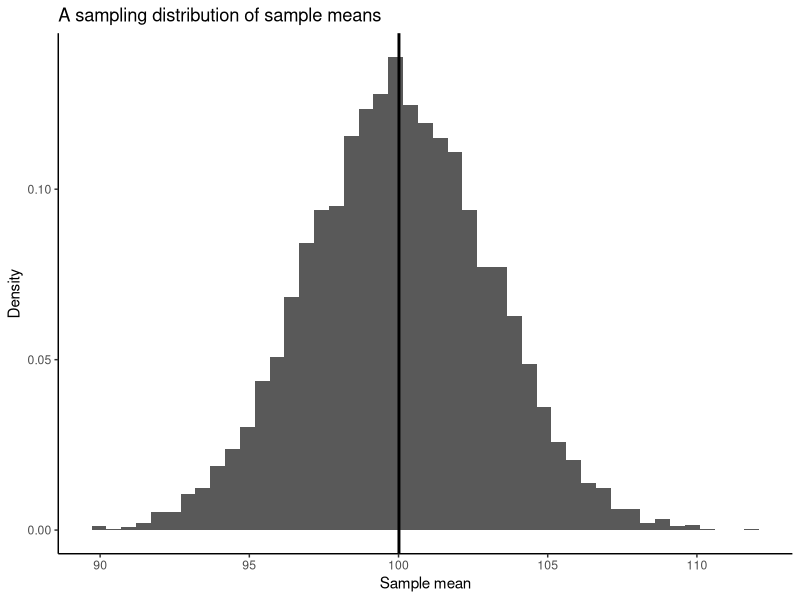
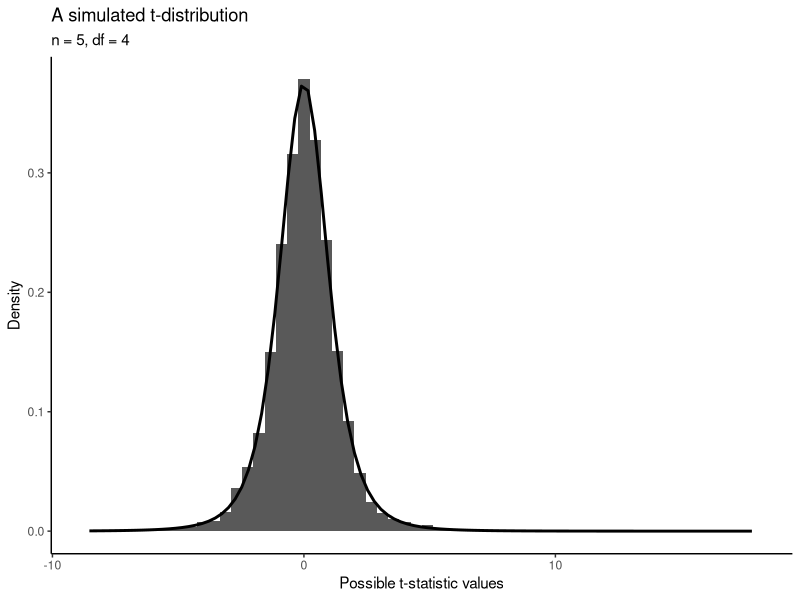
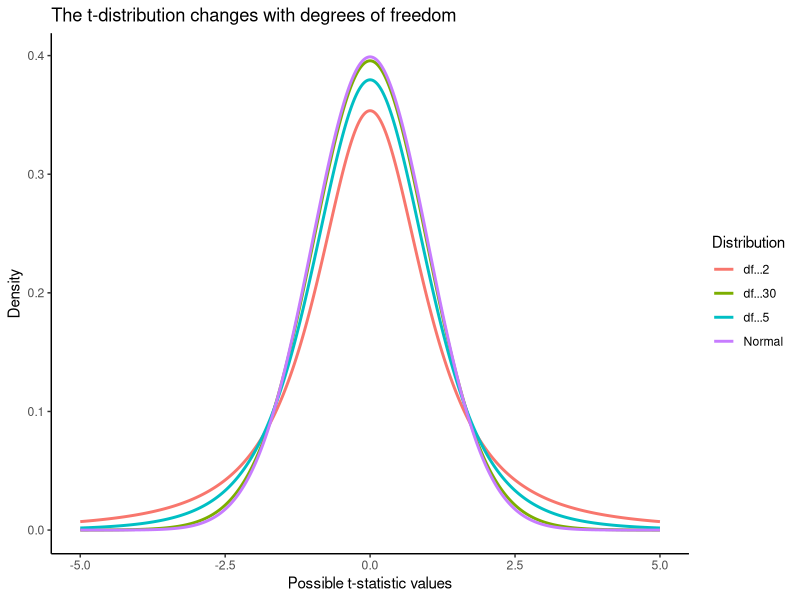
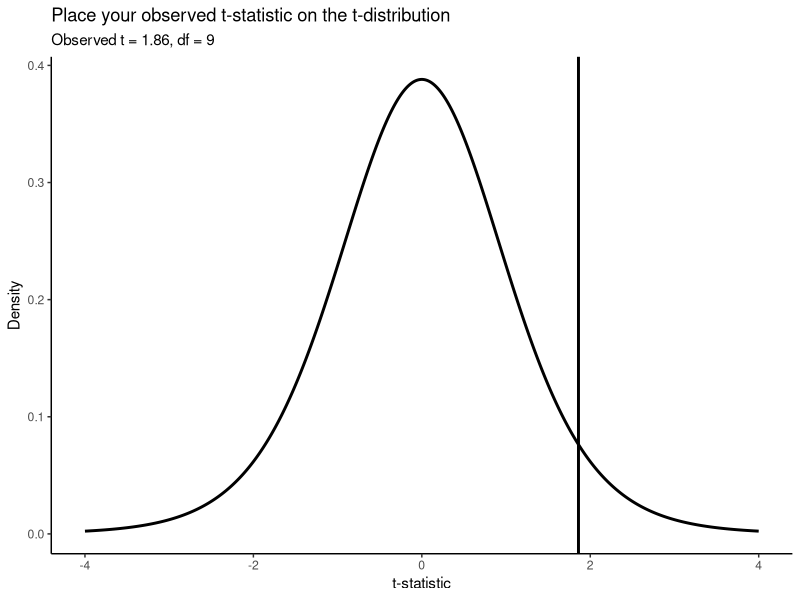
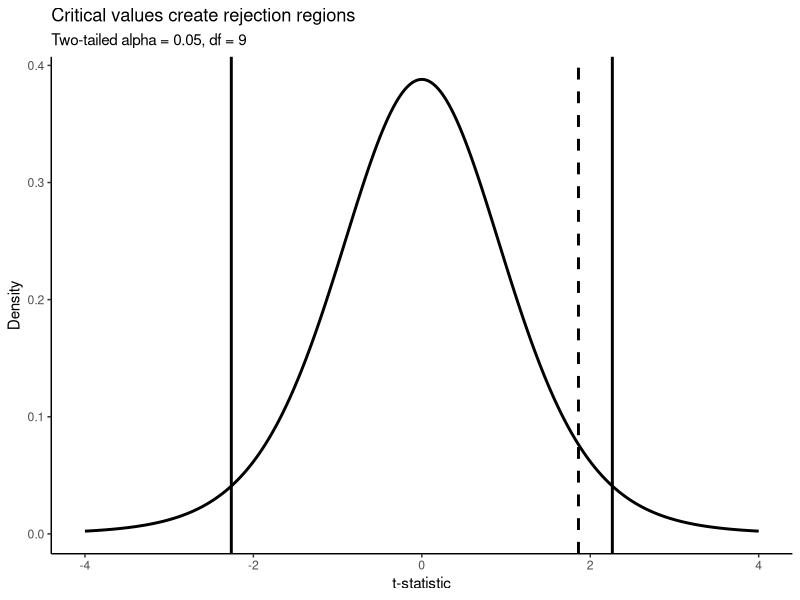

These figures' R source, in order:
## ---- chunk 1
#| label: setup
#| include: false
set.seed(123)
library(ggplot2)
library(dplyr)
library(tidyr)
## ---- chunk 2
#| label: simulate-sampling-distribution
population <- rnorm(100000, mean = 100, sd = 15)
sample_means <- replicate(
  5000,
  mean(sample(population, size = 25, replace = TRUE))
)
sampling_df <- data.frame(sample_mean = sample_means)
ggplot(sampling_df, aes(x = sample_mean)) +
  geom_histogram(aes(y = after_stat(density)), bins = 45) +
  geom_vline(xintercept = mean(population), linewidth = 1) +
  theme_classic() +
  labs(
    title = "A sampling distribution of sample means",
    x = "Sample mean",
    y = "Density"
  )
## ---- chunk 3
#| label: simulate-t-function
simulate_t <- function(n, reps = 10000) {
  t_values <- numeric(reps)
  for (i in seq_len(reps)) {
    x <- rnorm(n, mean = 0, sd = 1)
    xbar <- mean(x)
    s <- sd(x)
    t_values[i] <- (xbar - 0) / (s / sqrt(n))
  }
  data.frame(t = t_values)
}
t_df_5 <- simulate_t(n = 5)
## ---- chunk 4
#| label: plot-simulated-t
n <- 5
df <- n - 1
ggplot(t_df_5, aes(x = t)) +
  geom_histogram(aes(y = after_stat(density)), bins = 60) +
  stat_function(fun = dt, args = list(df = df), linewidth = 1) +
  theme_classic() +
  labs(
    title = "A simulated t-distribution",
    subtitle = paste0("n = ", n, ", df = ", df),
    x = "Possible t-statistic values",
    y = "Density"
  )
## ---- chunk 5
#| label: compare-t-distributions
x_vals <- seq(-5, 5, length.out = 500)
compare_df <- data.frame(
  x = x_vals,
  `df = 2` = dt(x_vals, df = 2),
  `df = 5` = dt(x_vals, df = 5),
  `df = 30` = dt(x_vals, df = 30),
  `Normal` = dnorm(x_vals)
) |>
  pivot_longer(-x, names_to = "distribution", values_to = "density")
ggplot(compare_df, aes(x = x, y = density, colour = distribution)) +
  geom_line(linewidth = 1) +
  theme_classic() +
  labs(
    title = "The t-distribution changes with degrees of freedom",
    x = "Possible t-statistic values",
    y = "Density",
    colour = "Distribution"
  )
## ---- chunk 6
#| label: right-tail-area
observed_t <- 1.86
df <- 9
right_tail <- 1 - pt(observed_t, df = df)
right_tail
## ---- chunk 7
#| label: left-tail-area
left_tail <- pt(-observed_t, df = df)
left_tail
## ---- chunk 8
#| label: two-tailed-area
two_tailed <- 2 * (1 - pt(abs(observed_t), df = df))
two_tailed
## ---- chunk 9
#| label: observed-t-on-distribution
plot_df <- data.frame(x = seq(-4, 4, length.out = 500)) |>
  mutate(density = dt(x, df = df))
ggplot(plot_df, aes(x = x, y = density)) +
  geom_line(linewidth = 1) +
  geom_vline(xintercept = observed_t, linewidth = 1) +
  theme_classic() +
  labs(
    title = "Place your observed t-statistic on the t-distribution",
    subtitle = paste0("Observed t = ", observed_t, ", df = ", df),
    x = "t-statistic",
    y = "Density"
  )
## ---- chunk 10
#| label: two-tailed-critical
alpha <- 0.05
df <- 9
t_critical <- qt(1 - alpha / 2, df = df)
t_critical
## ---- chunk 11
#| label: plot-critical-values
ggplot(plot_df, aes(x = x, y = density)) +
  geom_line(linewidth = 1) +
  geom_vline(xintercept = c(-t_critical, t_critical), linewidth = 1) +
  geom_vline(xintercept = observed_t, linetype = "dashed", linewidth = 1) +
  theme_classic() +
  labs(
    title = "Critical values create rejection regions",
    subtitle = paste0("Two-tailed alpha = ", alpha, ", df = ", df),
    x = "t-statistic",
    y = "Density"
  )
## ---- chunk 12
#| label: one-tailed-critical
qt(0.95, df = 9)
## ---- chunk 13
#| label: manual-t-statistic
xbar <- 101.3
mu0 <- 100
s <- 2.2
n <- 10
t_stat <- (xbar - mu0) / (s / sqrt(n))
t_stat
## ---- chunk 14
#| label: manual-critical-comparison
df <- n - 1
t_critical <- qt(0.975, df = df)
abs(t_stat) > t_critical
## ---- chunk 15
#| label: manual-p-value
p_value <- 2 * (1 - pt(abs(t_stat), df = df))
p_value
## ---- chunk 16
# Welch two-sample t-test (default)
setosa_demo <- iris$Petal.Length[iris$Species == "setosa"]
versicolor_demo <- iris$Petal.Length[iris$Species == "versicolor"]
t.test(setosa_demo, versicolor_demo)

# Pooled two-sample t-test (equal variances forced)
t.test(setosa_demo, versicolor_demo, var.equal = TRUE)
## ---- chunk 17
xbar <- 120
mu0 <- 110
s <- 10
n <- 10
t_stat <- (xbar - mu0) / (s / sqrt(n))
t_stat
## ---- chunk 18
df <- n - 1
t_critical <- qt(0.975, df = df)
abs(t_stat) > t_critical
## ---- chunk 19
p_value <- 2 * (1 - pt(abs(t_stat), df = df))
p_value
## ---- chunk 20
#| label: iris-two-sample-ttest
# Subset Petal.Length for setosa and versicolor
setosa_petal <- iris$Petal.Length[iris$Species == "setosa"]
versicolor_petal <- iris$Petal.Length[iris$Species == "versicolor"]

# Perform a two-sample t-test (assume equal variance for now)
t_test_result <- t.test(setosa_petal, versicolor_petal, var.equal = TRUE)
t_test_result
## ---- chunk 21
# Before and after cholesterol levels
before <- c(210, 225, 240, 199, 220, 215, 230, 205)
after <- c(200, 218, 230, 192, 210, 203, 220, 202)

# Perform paired t-test
paired_ttest <- t.test(before, after, paired = TRUE)
paired_ttest
